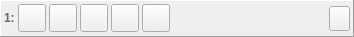
<?xml version="1.0" encoding="UTF-8"?>
<ui version="4.0">
 <class>DriveWidget</class>
 <widget class="QFrame" name="DriveWidget">
  <property name="geometry">
   <rect>
    <x>0</x>
    <y>0</y>
    <width>354</width>
    <height>37</height>
   </rect>
  </property>
  <property name="sizePolicy">
   <sizepolicy hsizetype="Expanding" vsizetype="Fixed">
    <horstretch>0</horstretch>
    <verstretch>0</verstretch>
   </sizepolicy>
  </property>
  <property name="minimumSize">
   <size>
    <width>330</width>
    <height>0</height>
   </size>
  </property>
  <property name="contextMenuPolicy">
   <enum>Qt::ActionsContextMenu</enum>
  </property>
  <property name="windowTitle">
   <string>Frame</string>
  </property>
  <property name="autoFillBackground">
   <bool>false</bool>
  </property>
  <property name="frameShape">
   <enum>QFrame::Panel</enum>
  </property>
  <property name="frameShadow">
   <enum>QFrame::Raised</enum>
  </property>
  <layout class="QHBoxLayout" name="horizontalLayout">
   <property name="spacing">
    <number>3</number>
   </property>
   <property name="leftMargin">
    <number>3</number>
   </property>
   <property name="topMargin">
    <number>3</number>
   </property>
   <property name="rightMargin">
    <number>3</number>
   </property>
   <property name="bottomMargin">
    <number>3</number>
   </property>
   <item>
    <widget class="QLabel" name="driveLabel">
     <property name="enabled">
      <bool>true</bool>
     </property>
     <property name="sizePolicy">
      <sizepolicy hsizetype="Fixed" vsizetype="Fixed">
       <horstretch>0</horstretch>
       <verstretch>0</verstretch>
      </sizepolicy>
     </property>
     <property name="palette">
      <palette>
       <active>
        <colorrole role="WindowText">
         <brush brushstyle="SolidPattern">
          <color alpha="255">
           <red>104</red>
           <green>104</green>
           <blue>104</blue>
          </color>
         </brush>
        </colorrole>
        <colorrole role="Text">
         <brush brushstyle="SolidPattern">
          <color alpha="255">
           <red>0</red>
           <green>0</green>
           <blue>0</blue>
          </color>
         </brush>
        </colorrole>
       </active>
       <inactive>
        <colorrole role="WindowText">
         <brush brushstyle="SolidPattern">
          <color alpha="255">
           <red>104</red>
           <green>104</green>
           <blue>104</blue>
          </color>
         </brush>
        </colorrole>
        <colorrole role="Text">
         <brush brushstyle="SolidPattern">
          <color alpha="255">
           <red>0</red>
           <green>0</green>
           <blue>0</blue>
          </color>
         </brush>
        </colorrole>
       </inactive>
       <disabled>
        <colorrole role="WindowText">
         <brush brushstyle="SolidPattern">
          <color alpha="255">
           <red>120</red>
           <green>120</green>
           <blue>120</blue>
          </color>
         </brush>
        </colorrole>
        <colorrole role="Text">
         <brush brushstyle="SolidPattern">
          <color alpha="255">
           <red>120</red>
           <green>120</green>
           <blue>120</blue>
          </color>
         </brush>
        </colorrole>
       </disabled>
      </palette>
     </property>
     <property name="font">
      <font>
       <weight>75</weight>
       <bold>true</bold>
      </font>
     </property>
     <property name="text">
      <string>1:</string>
     </property>
     <property name="margin">
      <number>5</number>
     </property>
    </widget>
   </item>
   <item>
    <widget class="QToolButton" name="buttonMountDisk">
     <property name="enabled">
      <bool>true</bool>
     </property>
     <property name="minimumSize">
      <size>
       <width>28</width>
       <height>28</height>
      </size>
     </property>
     <property name="maximumSize">
      <size>
       <width>28</width>
       <height>28</height>
      </size>
     </property>
    </widget>
   </item>
   <item>
    <widget class="QToolButton" name="buttonMountFolder">
     <property name="enabled">
      <bool>true</bool>
     </property>
     <property name="minimumSize">
      <size>
       <width>28</width>
       <height>28</height>
      </size>
     </property>
     <property name="maximumSize">
      <size>
       <width>28</width>
       <height>28</height>
      </size>
     </property>
    </widget>
   </item>
   <item>
    <widget class="QToolButton" name="buttonSave">
     <property name="enabled">
      <bool>true</bool>
     </property>
     <property name="minimumSize">
      <size>
       <width>28</width>
       <height>28</height>
      </size>
     </property>
     <property name="maximumSize">
      <size>
       <width>28</width>
       <height>28</height>
      </size>
     </property>
     <property name="checkable">
      <bool>true</bool>
     </property>
    </widget>
   </item>
   <item>
    <widget class="QToolButton" name="autoSave">
     <property name="enabled">
      <bool>true</bool>
     </property>
     <property name="minimumSize">
      <size>
       <width>28</width>
       <height>28</height>
      </size>
     </property>
     <property name="maximumSize">
      <size>
       <width>28</width>
       <height>28</height>
      </size>
     </property>
     <property name="toolTip">
      <string/>
     </property>
     <property name="statusTip">
      <string/>
     </property>
     <property name="text">
      <string/>
     </property>
     <property name="checkable">
      <bool>false</bool>
     </property>
     <property name="autoRaise">
      <bool>false</bool>
     </property>
    </widget>
   </item>
   <item>
    <widget class="QToolButton" name="buttonEditDisk">
     <property name="enabled">
      <bool>true</bool>
     </property>
     <property name="minimumSize">
      <size>
       <width>28</width>
       <height>28</height>
      </size>
     </property>
     <property name="maximumSize">
      <size>
       <width>28</width>
       <height>28</height>
      </size>
     </property>
     <property name="checkable">
      <bool>false</bool>
     </property>
    </widget>
   </item>
   <item>
    <layout class="QVBoxLayout" name="verticalLayout">
     <property name="spacing">
      <number>0</number>
     </property>
     <property name="leftMargin">
      <number>5</number>
     </property>
     <property name="rightMargin">
      <number>5</number>
     </property>
     <item>
      <widget class="QLabel" name="labelFileName">
       <property name="enabled">
        <bool>true</bool>
       </property>
       <property name="sizePolicy">
        <sizepolicy hsizetype="Ignored" vsizetype="Fixed">
         <horstretch>0</horstretch>
         <verstretch>0</verstretch>
        </sizepolicy>
       </property>
       <property name="font">
        <font>
         <family>MS Shell Dlg 2</family>
         <pointsize>8</pointsize>
         <weight>50</weight>
         <italic>false</italic>
         <bold>false</bold>
        </font>
       </property>
       <property name="autoFillBackground">
        <bool>false</bool>
       </property>
       <property name="text">
        <string/>
       </property>
       <property name="textFormat">
        <enum>Qt::PlainText</enum>
       </property>
       <property name="wordWrap">
        <bool>false</bool>
       </property>
      </widget>
     </item>
     <item>
      <widget class="QLabel" name="labelImageProperties">
       <property name="enabled">
        <bool>true</bool>
       </property>
       <property name="sizePolicy">
        <sizepolicy hsizetype="Preferred" vsizetype="Fixed">
         <horstretch>0</horstretch>
         <verstretch>0</verstretch>
        </sizepolicy>
       </property>
       <property name="palette">
        <palette>
         <active>
          <colorrole role="WindowText">
           <brush brushstyle="SolidPattern">
            <color alpha="255">
             <red>128</red>
             <green>128</green>
             <blue>128</blue>
            </color>
           </brush>
          </colorrole>
          <colorrole role="Mid">
           <brush brushstyle="SolidPattern">
            <color alpha="255">
             <red>157</red>
             <green>155</green>
             <blue>144</blue>
            </color>
           </brush>
          </colorrole>
         </active>
         <inactive>
          <colorrole role="WindowText">
           <brush brushstyle="SolidPattern">
            <color alpha="255">
             <red>128</red>
             <green>128</green>
             <blue>128</blue>
            </color>
           </brush>
          </colorrole>
          <colorrole role="Mid">
           <brush brushstyle="SolidPattern">
            <color alpha="255">
             <red>157</red>
             <green>155</green>
             <blue>144</blue>
            </color>
           </brush>
          </colorrole>
         </inactive>
         <disabled>
          <colorrole role="WindowText">
           <brush brushstyle="SolidPattern">
            <color alpha="255">
             <red>118</red>
             <green>116</green>
             <blue>108</blue>
            </color>
           </brush>
          </colorrole>
          <colorrole role="Mid">
           <brush brushstyle="SolidPattern">
            <color alpha="255">
             <red>157</red>
             <green>155</green>
             <blue>144</blue>
            </color>
           </brush>
          </colorrole>
         </disabled>
        </palette>
       </property>
       <property name="textFormat">
        <enum>Qt::PlainText</enum>
       </property>
       <property name="alignment">
        <set>Qt::AlignLeading|Qt::AlignLeft|Qt::AlignVCenter</set>
       </property>
       <property name="wordWrap">
        <bool>false</bool>
       </property>
      </widget>
     </item>
    </layout>
   </item>
   <item>
    <widget class="QToolButton" name="buttonEject">
     <property name="enabled">
      <bool>true</bool>
     </property>
     <property name="minimumSize">
      <size>
       <width>21</width>
       <height>25</height>
      </size>
     </property>
     <property name="maximumSize">
      <size>
       <width>21</width>
       <height>25</height>
      </size>
     </property>
     <property name="popupMode">
      <enum>QToolButton::DelayedPopup</enum>
     </property>
     <property name="autoRaise">
      <bool>false</bool>
     </property>
    </widget>
   </item>
  </layout>
  <action name="actionMountDisk">
   <property name="icon">
    <iconset resource="icons.qrc">
     <normaloff>:/icons/silk-icons/icons/disk.png</normaloff>:/icons/silk-icons/icons/disk.png</iconset>
   </property>
   <property name="text">
    <string>Mount disk image...</string>
   </property>
   <property name="toolTip">
    <string>Mount a disk image</string>
   </property>
   <property name="statusTip">
    <string>Mount a disk image to D1</string>
   </property>
  </action>
  <action name="actionMountFolder">
   <property name="icon">
    <iconset resource="icons.qrc">
     <normaloff>:/icons/silk-icons/icons/folder.png</normaloff>:/icons/silk-icons/icons/folder.png</iconset>
   </property>
   <property name="text">
    <string>Mount folder image...</string>
   </property>
   <property name="toolTip">
    <string>Mount a folder image</string>
   </property>
   <property name="statusTip">
    <string>Mount a folder image to D1</string>
   </property>
  </action>
  <action name="actionEject">
   <property name="enabled">
    <bool>false</bool>
   </property>
   <property name="icon">
    <iconset resource="icons.qrc">
     <normaloff>:/icons/silk-icons/icons/control_eject.png</normaloff>:/icons/silk-icons/icons/control_eject.png</iconset>
   </property>
   <property name="text">
    <string>Unmount</string>
   </property>
   <property name="toolTip">
    <string>Unmount</string>
   </property>
   <property name="statusTip">
    <string>Unmount D1</string>
   </property>
  </action>
  <action name="actionWriteProtect">
   <property name="checkable">
    <bool>true</bool>
   </property>
   <property name="enabled">
    <bool>false</bool>
   </property>
   <property name="icon">
    <iconset resource="icons.qrc">
     <normaloff>:/icons/silk-icons/icons/lock_open.png</normaloff>
     <normalon>:/icons/silk-icons/icons/lock.png</normalon>:/icons/silk-icons/icons/lock_open.png</iconset>
   </property>
   <property name="text">
    <string>Write protected</string>
   </property>
   <property name="toolTip">
    <string>Toggle write protection</string>
   </property>
   <property name="statusTip">
    <string>Toggle write protection for D1</string>
   </property>
  </action>
  <action name="actionEditDisk">
   <property name="checkable">
    <bool>true</bool>
   </property>
   <property name="enabled">
    <bool>false</bool>
   </property>
   <property name="icon">
    <iconset resource="icons.qrc">
     <normaloff>:/icons/silk-icons/icons/folder_edit.png</normaloff>:/icons/silk-icons/icons/folder_edit.png</iconset>
   </property>
   <property name="text">
    <string>Explore..</string>
   </property>
   <property name="toolTip">
    <string>Show properties</string>
   </property>
   <property name="statusTip">
    <string>Show D1's properties</string>
   </property>
  </action>
  <action name="actionSave">
   <property name="enabled">
    <bool>false</bool>
   </property>
   <property name="icon">
    <iconset resource="icons.qrc">
     <normaloff>:/icons/silk-icons/icons/drive_disk.png</normaloff>:/icons/silk-icons/icons/drive_disk.png</iconset>
   </property>
   <property name="text">
    <string>Save</string>
   </property>
   <property name="toolTip">
    <string>Save image</string>
   </property>
   <property name="statusTip">
    <string>Save D1</string>
   </property>
  </action>
  <action name="actionRevert">
   <property name="enabled">
    <bool>false</bool>
   </property>
   <property name="icon">
    <iconset resource="icons.qrc">
     <normaloff>:/icons/silk-icons/icons/arrow_undo.png</normaloff>:/icons/silk-icons/icons/arrow_undo.png</iconset>
   </property>
   <property name="text">
    <string>Revert to original</string>
   </property>
   <property name="toolTip">
    <string>Revert image to its last saved state</string>
   </property>
   <property name="statusTip">
    <string>Revert D1 to its last saved state</string>
   </property>
  </action>
  <action name="actionSaveAs">
   <property name="enabled">
    <bool>false</bool>
   </property>
   <property name="icon">
    <iconset resource="icons.qrc">
     <normaloff>:/icons/silk-icons/icons/drive_rename.png</normaloff>:/icons/silk-icons/icons/drive_rename.png</iconset>
   </property>
   <property name="text">
    <string>Save as...</string>
   </property>
   <property name="toolTip">
    <string>Save to a file</string>
   </property>
   <property name="statusTip">
    <string>Save D1 to a file</string>
   </property>
  </action>
  <action name="actionAutoSave">
   <property name="checkable">
    <bool>true</bool>
   </property>
   <property name="checked">
    <bool>false</bool>
   </property>
   <property name="enabled">
    <bool>false</bool>
   </property>
   <property name="icon">
    <iconset resource="icons.qrc">
     <normaloff>:/icons/silk-icons/icons/drive_go.png</normaloff>:/icons/silk-icons/icons/drive_go.png</iconset>
   </property>
   <property name="text">
    <string>Auto save</string>
   </property>
   <property name="toolTip">
    <string>Commit changes to this disk automatically</string>
   </property>
   <property name="statusTip">
    <string>Toggle Auto Commit ON/OFF</string>
   </property>
  </action>
  <action name="actionBootOption">
   <property name="enabled">
    <bool>false</bool>
   </property>
   <property name="icon">
    <iconset resource="icons.qrc">
     <normaloff>:/icons/oxygen-icons/16x16/actions/flag_green.png</normaloff>:/icons/oxygen-icons/16x16/actions/flag_green.png</iconset>
   </property>
   <property name="text">
    <string>Folder Boot Options</string>
   </property>
   <property name="toolTip">
    <string>Change Boot Options</string>
   </property>
  </action>
 </widget>
 <resources>
  <include location="icons.qrc"/>
 </resources>
 <connections/>
</ui>
